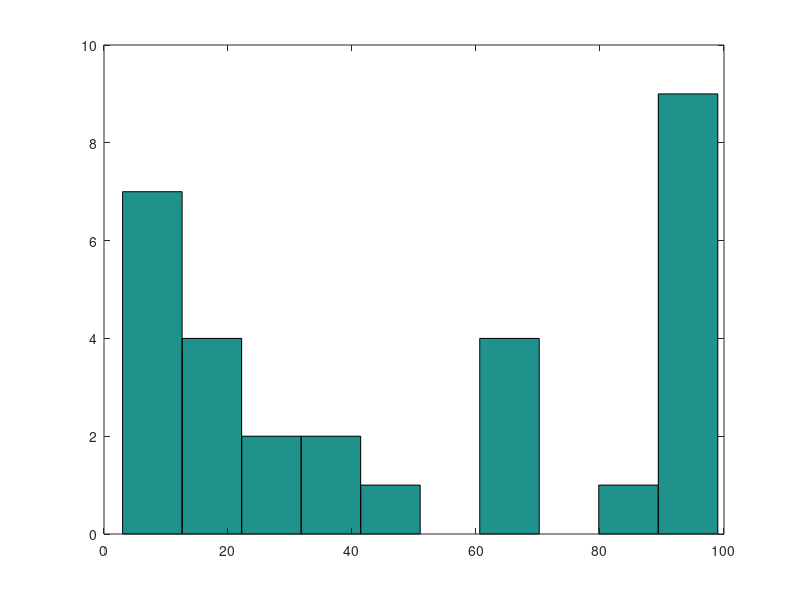
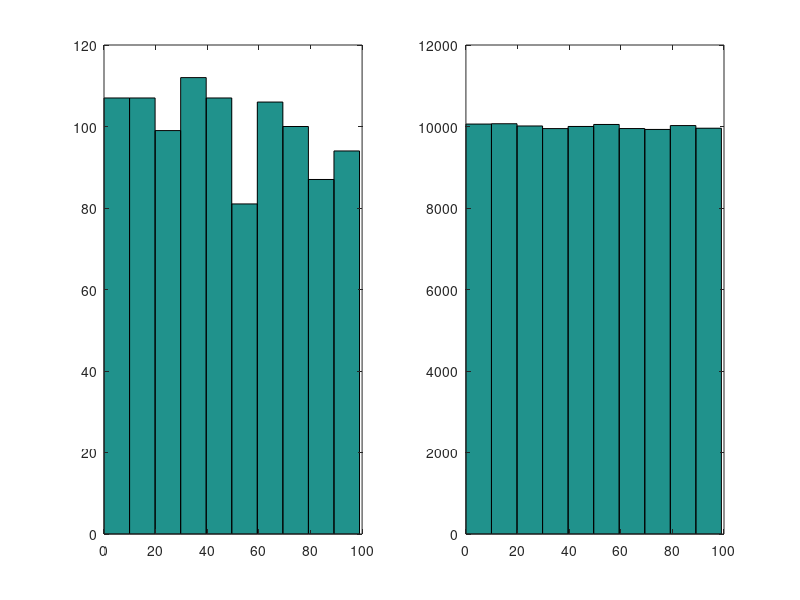
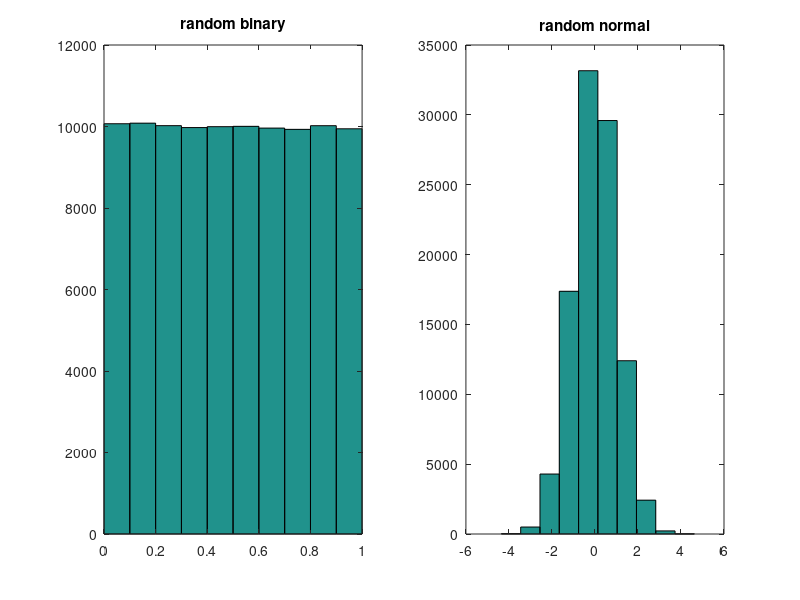

Write the MATLAB code that produced these figures, in order.
clear, close, clc

%1:
%a.
rand('seed',0);
x=fix(rand(1,30)*100);

%b.
j=1;
for i=0:10:90
    c1=(i<=x);
    c2=(i+9>=x);
    conjunto(j)=length(x(c1&c2));
    j=j+1;
end
sum(conjunto)

%c.
figure,hist(x);    %Histograma de x.
[a,b]=hist(x);
a=hist(x,5:10:95);
[a,b]=hist(x,5:10:95);

%d.
%Los maximos y minimos valores.

%e.
%El numero total de elementos: 30.

%f.
%Probabilidaes:
probabilidad=(conjunto.*100)/30;

%g.
sum(probabilidad)

%h.
x1=fix(rand(1,1000)*100);
x2=fix(rand(1,100000)*100);
figure;
subplot(1,2,1),hist(x1);
subplot(1,2,2),hist(x2);

clear, close, clc

%2:
%a.
randn('seed',0);
rand('seed',0);
X=rand(1,100000);
Y=randn(1,100000);

figure;
subplot(1,2,1),hist(X),title('random binary');
subplot(1,2,2),hist(Y),title('random normal');
%Medias.
Xmean=mean(X);
Ymean=mean(Y);
%Desviaciones.
Xstd=std(X);
Ystd=std(Y);
%Rangos.
Xrange=max(X)-min(X);
Yrange=max(Y)-min(Y);
%Max bin.
[a,b]=hist(X);
XmaxBin=round(max(b));
[a,b]=hist(Y);
YmaxBin=round(max(b));

%d.
%[m-s,m+s], [m-2s,m+2s], [m-3s,m+3s].
c1=(Ymean-Ystd<=Y);
c2=(Y<=Ymean+Ystd);
Inter(1)=length(Y(c1&c2));

c1=(Ymean-2*Ystd<=Y);
c2=(Y<=Ymean+2*Ystd);
Inter(2)=length(Y(c1&c2));

c1=(Ymean-3*Ystd<=Y);
c2=(Y<=Ymean+3*Ystd);
Inter(3)=length(Y(c1&c2));
